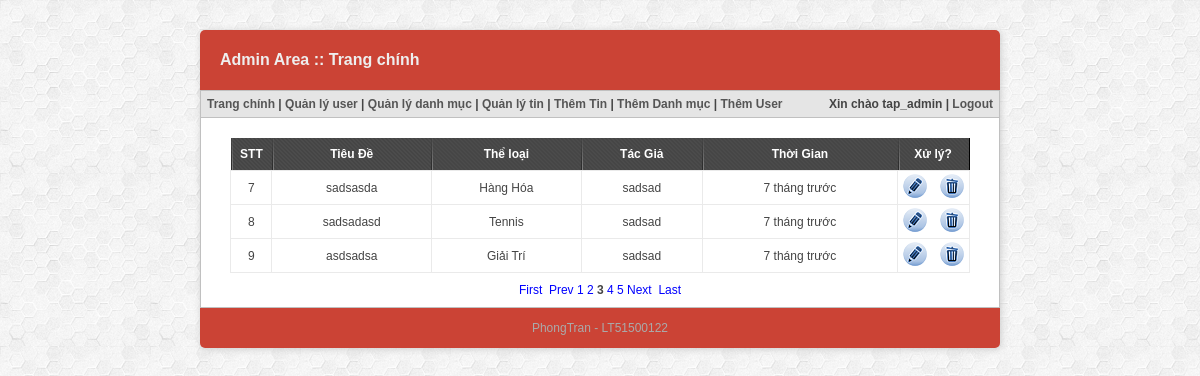
The page /padmin/index.php?p=danh-sach-tin-tuc&dem=4&start=6&page=5 (signed in) on the database its author committed.
### tables this page shows
CREATE TABLE `news` (
  `id` int(11) NOT NULL AUTO_INCREMENT,
  `title` varchar(200) NOT NULL,
  `author` varchar(200) DEFAULT NULL,
  `intro` text NOT NULL,
  `content` text,
  `image` varchar(200) DEFAULT NULL,
  `status` tinyint(1) NOT NULL DEFAULT '1',
  `time_news` int(10) NOT NULL,
  `category_id` int(10) NOT NULL,
  PRIMARY KEY (`id`),
  KEY `pk_nes-cat` (`category_id`),
  CONSTRAINT `pk_nes-cat` FOREIGN KEY (`category_id`) REFERENCES `category` (`id`)
);

CREATE TABLE `category` (
  `id` int(11) NOT NULL AUTO_INCREMENT,
  `name` varchar(200) NOT NULL,
  `parent_id` int(10) NOT NULL,
  PRIMARY KEY (`id`),
  KEY `id` (`id`)
);

### model/model_tintuc.php (called while the page is built, shortened)
<?php
function danh_sach_tin_tuc($conn,$X,$B){
	$stmt = $conn ->prepare("SELECT title,name,news.id as nid,author,time_news FROM news INNER JOIN category where news.category_id = category.id order by time_news DESC limit $X, $B");
	$stmt ->execute();
	$data = $stmt -> fetchAll(PDO::FETCH_ASSOC);
	return $data;
}
?>

### library/function.php (called while the page is built, shortened)
<?php
function time_elapsed_string($ptime)
{
    $etime = time() - $ptime;
    $a = array( 365 * 24 * 60 * 60  =>  'năm',
                 30 * 24 * 60 * 60  =>  'tháng',
                      24 * 60 * 60  =>  'ngày',
                           60 * 60  =>  'giờ',
                                60  =>  'phút',
                                 1  =>  'giây'
                );
    $a_plural = array( 'năm'   => 'năm',
                       'tháng'  => 'tháng',
                       'ngày'    => 'ngày',
                       'giờ'   => 'giờ',
                       'phút' => 'phút',
                       'giây' => 'giây'
                );
    foreach ($a as $secs => $str)
    {
        $d = $etime / $secs;
        if ($d >= 1)
        {
            $r = round($d);
            return $r . ' ' . ($r > 1 ? $a_plural[$str] : $str).' trước';
        }
    }
}
?>

### padmin/module/tintuc/danhsach.php (the view, shortened to what this page needs)
<table class="list_table">
	<tr class="list_heading">
		<td class="id_col">STT</td>
		<td>Tiêu Đề</td>
        <td>Thể loại</td>
		<td>Tác Giả</td>
		<td>Thời Gian</td>
		<td class="action_col">Xử lý?</td>
	</tr>
    <?php
    $B = 3;
    if (isset($_GET['page'])) {
        $C = $_GET['page'];
    }else{
        $stmt = $conn ->prepare("SELECT * FROM news  ");
        $stmt->execute();
        $A = $stmt->rowCount();
        $C =ceil($A/$B);
    }
    if (isset($_GET['start'])) {
       $X = $_GET['start'];
    }else{
        $X = 0;
    }
    $data = danh_sach_tin_tuc($conn,$X,$B);
    if (isset($_GET['dem'])) {
        $n = $_GET['start'] + 1;
        $dem = $n;
    }else{
       $dem = 1;
    }
    foreach ($data as $val) { ?>
	<tr class="list_data">
        <td class="aligncenter"> <?php echo $dem; ?> </td>
        <td class="list_td aligncenter"> <?php echo $val['title'] ?> </td>
        <td class="list_td aligncenter"> <?php echo $val['name'] ?> </td>
        <td class="list_td aligncenter"> <?php echo $val['author'] ?> </td>
		<td class="list_td aligncenter"> <?php echo time_elapsed_string($val['time_news']) ?> </td>
        <td class="list_td aligncenter">
            <a href="index.php?p=sua-tin-tuc&ttid=<?php echo $val['nid']; ?>"><img src="temp/images/edit.png" /></a>&nbsp;&nbsp;&nbsp;
            <a onclick="return acceptDelete('Xác nhận xóa xóa tin?')" href="index.php?p=xoa-tin-tuc&ttid=<?php echo $val['nid']; ?>"><img src="temp/images/delete.png" /></a>
        </td>
    </tr>
	<?php $dem += 1; } ?>
</table>
<div align="center">
<?php
    if ($C > 1) {
        $D = $X/$B + 1;
        if ($D != 1) {
            echo "<a href='index.php?p=danh-sach-tin-tuc&start=0&page=$C'>First&nbsp; </a>";
            $Y = $X - $B;
            echo "<a href='index.php?p=danh-sach-tin-tuc&dem=$dem&start=$Y&page=$C'>Prev</a>";
        }
        $begin = $D - 2;
        $end = $D + 2;
        for ($i=$begin; $i <= $end ; $i++) {
            if ($D == $i) {
               echo " <b> $i </b>";
            }else{
                $Y = ($i-1)*$B;
                echo "<a href='index.php?p=danh-sach-tin-tuc&dem=$dem&start=$Y&page=$C'> $i </a>";
            }
        }
        if ($D != $C) {
            $Y = $X + $B;
           echo "<a href='index.php?p=danh-sach-tin-tuc&dem=$dem&start=$Y&page=$C'>Next</a>";
           $Y =($C -1) * $B;
           echo "<a href='index.php?p=danh-sach-tin-tuc&dem=$dem&start=$Y&page=$C'> &nbsp;Last</a>";
        }
    }
?>
</div>

### padmin/temp/templates/css/style.css (style rules this page uses)
body, td, th { font-family: Arial, Helvetica, sans-serif; font-size: 12px; color: #444; }
body { width: 800px; margin: 30px auto; background: url('../images/bg_1.png'); }
a { text-decoration: none; color: blue; }
img { border: none; }
.list_table { border-collapse: collapse; width: 95%; margin: 10px auto; }
.list_heading { background-image: url("../images/content_bg.png"); border-right: 1px solid black; }
.list_heading > td { font-weight: bold; text-align: center; height: 26px; color: white; background: url('../images/nav_sep.png') no-repeat left bottom; padding: 3px; }
.list_data > td { border: 1px solid #eaeaea; padding: 3px; height: 27px; }
.id_col { width: 35px; }
.action_col { width: 65px; }
.aligncenter { text-align: center; }

### rows shown on the page
news: title "sadsasda", category.name "Hàng Hóa", author "sadsad", time_news "7 tháng trước"
news: title "sadsadasd", category.name "Tennis", author "sadsad", time_news "7 tháng trước"
news: title "asdsadsa", category.name "Giải Trí", author "sadsad", time_news "7 tháng trước"

### other values the page prints
$_SESSION["sys_user"] "tap_admin"
